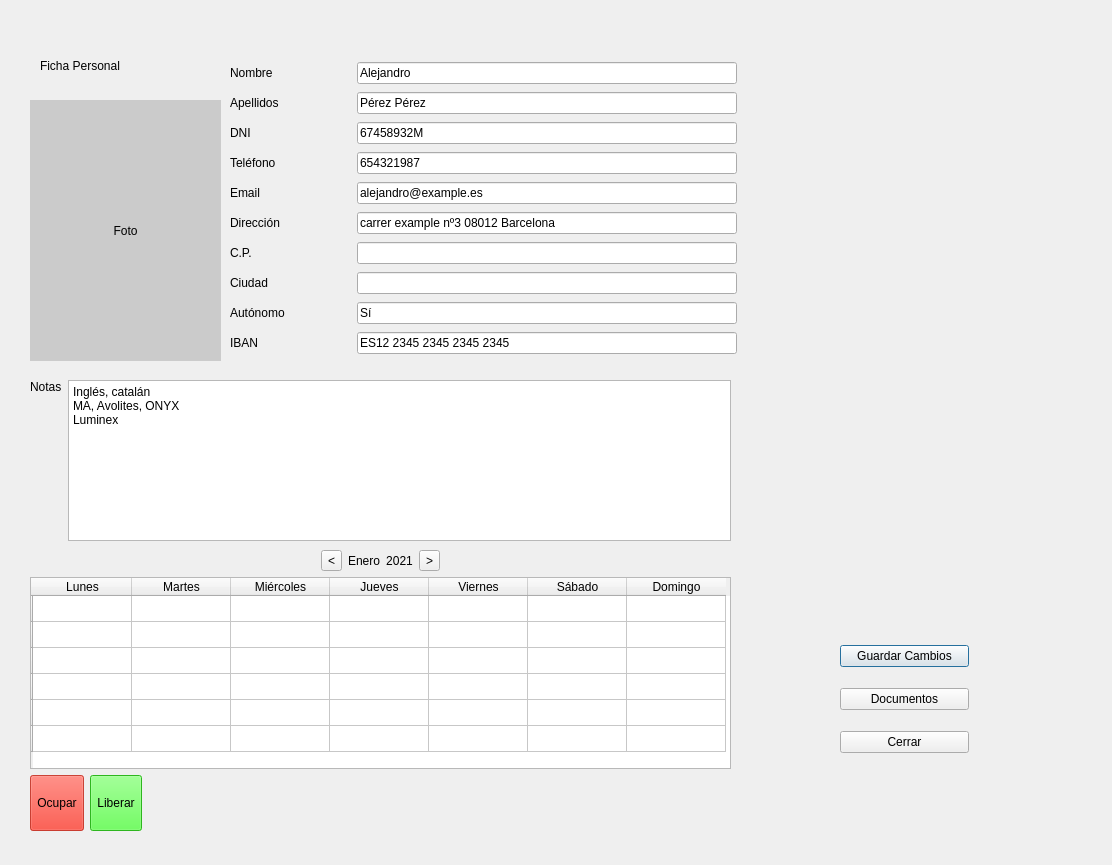
<?xml version="1.0" encoding="UTF-8"?>
<ui version="4.0">
 <class>Dialog</class>
 <widget class="QDialog" name="Dialog">
  <property name="geometry">
   <rect>
    <x>0</x>
    <y>0</y>
    <width>1112</width>
    <height>865</height>
   </rect>
  </property>
  <property name="windowTitle">
   <string>Dialog</string>
  </property>
  <property name="styleSheet">
   <string notr="true"/>
  </property>
  <widget class="QLabel" name="foto">
   <property name="geometry">
    <rect>
     <x>30</x>
     <y>100</y>
     <width>191</width>
     <height>261</height>
    </rect>
   </property>
   <property name="styleSheet">
    <string notr="true">background-color: rgb(203, 203, 203);</string>
   </property>
   <property name="text">
    <string>Foto</string>
   </property>
   <property name="alignment">
    <set>Qt::AlignCenter</set>
   </property>
  </widget>
  <widget class="QWidget" name="layoutWidget">
   <property name="geometry">
    <rect>
     <x>30</x>
     <y>380</y>
     <width>701</width>
     <height>161</height>
    </rect>
   </property>
   <layout class="QHBoxLayout" name="horizontalLayout_10">
    <item>
     <layout class="QVBoxLayout" name="verticalLayout_2">
      <item>
       <widget class="QLabel" name="labelNotas">
        <property name="styleSheet">
         <string notr="true">font: 10pt &quot;MS Shell Dlg 2&quot;;</string>
        </property>
        <property name="text">
         <string>Notas</string>
        </property>
        <property name="buddy">
         <cstring>inputNotas</cstring>
        </property>
       </widget>
      </item>
      <item>
       <spacer name="verticalSpacer">
        <property name="orientation">
         <enum>Qt::Vertical</enum>
        </property>
        <property name="sizeHint" stdset="0">
         <size>
          <width>20</width>
          <height>40</height>
         </size>
        </property>
       </spacer>
      </item>
     </layout>
    </item>
    <item>
     <widget class="QPlainTextEdit" name="inputNotas">
      <property name="minimumSize">
       <size>
        <width>320</width>
        <height>0</height>
       </size>
      </property>
      <property name="plainText">
       <string>Inglés, catalán
MA, Avolites, ONYX
Luminex</string>
      </property>
     </widget>
    </item>
   </layout>
  </widget>
  <widget class="QLabel" name="labelFichapersonal">
   <property name="geometry">
    <rect>
     <x>40</x>
     <y>50</y>
     <width>171</width>
     <height>31</height>
    </rect>
   </property>
   <property name="styleSheet">
    <string notr="true">font: 16pt &quot;MS Shell Dlg 2&quot;;</string>
   </property>
   <property name="text">
    <string>Ficha Personal</string>
   </property>
  </widget>
  <widget class="QWidget" name="layoutWidget">
   <property name="geometry">
    <rect>
     <x>30</x>
     <y>550</y>
     <width>701</width>
     <height>281</height>
    </rect>
   </property>
   <layout class="QVBoxLayout" name="verticalLayout_6">
    <item>
     <layout class="QVBoxLayout" name="verticalLayout">
      <item>
       <layout class="QHBoxLayout" name="horizontalLayout">
        <item>
         <spacer name="horizontalSpacer">
          <property name="orientation">
           <enum>Qt::Horizontal</enum>
          </property>
          <property name="sizeHint" stdset="0">
           <size>
            <width>40</width>
            <height>20</height>
           </size>
          </property>
         </spacer>
        </item>
        <item>
         <widget class="QToolButton" name="buttonPre">
          <property name="text">
           <string>&lt;</string>
          </property>
         </widget>
        </item>
        <item>
         <widget class="QLabel" name="labelMes">
          <property name="styleSheet">
           <string notr="true">font: 10pt &quot;MS Shell Dlg 2&quot;;
</string>
          </property>
          <property name="text">
           <string>Enero</string>
          </property>
          <property name="alignment">
           <set>Qt::AlignCenter</set>
          </property>
         </widget>
        </item>
        <item>
         <widget class="QLabel" name="labelMes_2">
          <property name="styleSheet">
           <string notr="true">font: 10pt &quot;MS Shell Dlg 2&quot;;
</string>
          </property>
          <property name="text">
           <string>2021</string>
          </property>
          <property name="alignment">
           <set>Qt::AlignCenter</set>
          </property>
         </widget>
        </item>
        <item>
         <widget class="QToolButton" name="buttonNext">
          <property name="text">
           <string>&gt;</string>
          </property>
         </widget>
        </item>
        <item>
         <spacer name="horizontalSpacer_2">
          <property name="orientation">
           <enum>Qt::Horizontal</enum>
          </property>
          <property name="sizeHint" stdset="0">
           <size>
            <width>40</width>
            <height>20</height>
           </size>
          </property>
         </spacer>
        </item>
       </layout>
      </item>
      <item>
       <widget class="QTableWidget" name="tableWidget">
        <property name="sizePolicy">
         <sizepolicy hsizetype="Expanding" vsizetype="Expanding">
          <horstretch>0</horstretch>
          <verstretch>0</verstretch>
         </sizepolicy>
        </property>
        <property name="gridStyle">
         <enum>Qt::SolidLine</enum>
        </property>
        <property name="wordWrap">
         <bool>true</bool>
        </property>
        <attribute name="horizontalHeaderVisible">
         <bool>true</bool>
        </attribute>
        <attribute name="horizontalHeaderCascadingSectionResizes">
         <bool>false</bool>
        </attribute>
        <attribute name="horizontalHeaderDefaultSectionSize">
         <number>99</number>
        </attribute>
        <attribute name="horizontalHeaderHighlightSections">
         <bool>false</bool>
        </attribute>
        <attribute name="horizontalHeaderMinimumSectionSize">
         <number>50</number>
        </attribute>
        <attribute name="verticalHeaderVisible">
         <bool>true</bool>
        </attribute>
        <attribute name="verticalHeaderDefaultSectionSize">
         <number>26</number>
        </attribute>
        <row>
         <property name="text">
          <string/>
         </property>
        </row>
        <row>
         <property name="text">
          <string/>
         </property>
        </row>
        <row>
         <property name="text">
          <string/>
         </property>
        </row>
        <row>
         <property name="text">
          <string/>
         </property>
        </row>
        <row>
         <property name="text">
          <string/>
         </property>
        </row>
        <row>
         <property name="text">
          <string/>
         </property>
        </row>
        <column>
         <property name="text">
          <string>Lunes</string>
         </property>
        </column>
        <column>
         <property name="text">
          <string>Martes</string>
         </property>
        </column>
        <column>
         <property name="text">
          <string>Miércoles</string>
         </property>
        </column>
        <column>
         <property name="text">
          <string>Jueves</string>
         </property>
        </column>
        <column>
         <property name="text">
          <string>Viernes</string>
         </property>
        </column>
        <column>
         <property name="text">
          <string>Sábado</string>
         </property>
        </column>
        <column>
         <property name="text">
          <string>Domingo</string>
         </property>
        </column>
        <item row="1" column="0">
         <property name="flags">
          <set>ItemIsSelectable|ItemIsEditable|ItemIsDragEnabled|ItemIsUserCheckable|ItemIsEnabled</set>
         </property>
        </item>
        <item row="1" column="1">
         <property name="flags">
          <set>ItemIsSelectable|ItemIsEditable|ItemIsDragEnabled|ItemIsUserCheckable|ItemIsEnabled</set>
         </property>
        </item>
        <item row="1" column="2">
         <property name="flags">
          <set>ItemIsSelectable|ItemIsEditable|ItemIsDragEnabled|ItemIsUserCheckable|ItemIsEnabled</set>
         </property>
        </item>
        <item row="1" column="3">
         <property name="flags">
          <set>ItemIsSelectable|ItemIsEditable|ItemIsDragEnabled|ItemIsUserCheckable|ItemIsEnabled</set>
         </property>
        </item>
        <item row="1" column="4">
         <property name="flags">
          <set>ItemIsSelectable|ItemIsEditable|ItemIsDragEnabled|ItemIsUserCheckable|ItemIsEnabled</set>
         </property>
        </item>
        <item row="1" column="5">
         <property name="flags">
          <set>ItemIsSelectable|ItemIsEditable|ItemIsDragEnabled|ItemIsUserCheckable|ItemIsEnabled</set>
         </property>
        </item>
        <item row="1" column="6">
         <property name="flags">
          <set>ItemIsSelectable|ItemIsEditable|ItemIsDragEnabled|ItemIsUserCheckable|ItemIsEnabled</set>
         </property>
        </item>
        <item row="2" column="0">
         <property name="flags">
          <set>ItemIsSelectable|ItemIsEditable|ItemIsDragEnabled|ItemIsUserCheckable|ItemIsEnabled</set>
         </property>
        </item>
        <item row="2" column="1">
         <property name="flags">
          <set>ItemIsSelectable|ItemIsEditable|ItemIsDragEnabled|ItemIsUserCheckable|ItemIsEnabled</set>
         </property>
        </item>
        <item row="2" column="2">
         <property name="flags">
          <set>ItemIsSelectable|ItemIsEditable|ItemIsDragEnabled|ItemIsUserCheckable|ItemIsEnabled</set>
         </property>
        </item>
        <item row="2" column="3">
         <property name="flags">
          <set>ItemIsSelectable|ItemIsEditable|ItemIsDragEnabled|ItemIsUserCheckable|ItemIsEnabled</set>
         </property>
        </item>
        <item row="2" column="4">
         <property name="flags">
          <set>ItemIsSelectable|ItemIsEditable|ItemIsDragEnabled|ItemIsUserCheckable|ItemIsEnabled</set>
         </property>
        </item>
        <item row="2" column="5">
         <property name="flags">
          <set>ItemIsSelectable|ItemIsEditable|ItemIsDragEnabled|ItemIsUserCheckable|ItemIsEnabled</set>
         </property>
        </item>
        <item row="2" column="6">
         <property name="flags">
          <set>ItemIsSelectable|ItemIsEditable|ItemIsDragEnabled|ItemIsUserCheckable|ItemIsEnabled</set>
         </property>
        </item>
        <item row="3" column="0">
         <property name="flags">
          <set>ItemIsSelectable|ItemIsEditable|ItemIsDragEnabled|ItemIsUserCheckable|ItemIsEnabled</set>
         </property>
        </item>
        <item row="3" column="1">
         <property name="flags">
          <set>ItemIsSelectable|ItemIsEditable|ItemIsDragEnabled|ItemIsUserCheckable|ItemIsEnabled</set>
         </property>
        </item>
        <item row="3" column="2">
         <property name="flags">
          <set>ItemIsSelectable|ItemIsEditable|ItemIsDragEnabled|ItemIsUserCheckable|ItemIsEnabled</set>
         </property>
        </item>
        <item row="3" column="3">
         <property name="flags">
          <set>ItemIsSelectable|ItemIsEditable|ItemIsDragEnabled|ItemIsUserCheckable|ItemIsEnabled</set>
         </property>
        </item>
        <item row="3" column="4">
         <property name="flags">
          <set>ItemIsSelectable|ItemIsEditable|ItemIsDragEnabled|ItemIsUserCheckable|ItemIsEnabled</set>
         </property>
        </item>
        <item row="3" column="6">
         <property name="flags">
          <set>ItemIsSelectable|ItemIsEditable|ItemIsDragEnabled|ItemIsUserCheckable|ItemIsEnabled</set>
         </property>
        </item>
        <item row="4" column="0">
         <property name="flags">
          <set>ItemIsSelectable|ItemIsEditable|ItemIsDragEnabled|ItemIsUserCheckable|ItemIsEnabled</set>
         </property>
        </item>
        <item row="4" column="1">
         <property name="flags">
          <set>ItemIsSelectable|ItemIsEditable|ItemIsDragEnabled|ItemIsUserCheckable|ItemIsEnabled</set>
         </property>
        </item>
        <item row="4" column="2">
         <property name="flags">
          <set>ItemIsSelectable|ItemIsEditable|ItemIsDragEnabled|ItemIsUserCheckable|ItemIsEnabled</set>
         </property>
        </item>
        <item row="4" column="3">
         <property name="flags">
          <set>ItemIsSelectable|ItemIsEditable|ItemIsDragEnabled|ItemIsUserCheckable|ItemIsEnabled</set>
         </property>
        </item>
        <item row="4" column="4">
         <property name="flags">
          <set>ItemIsSelectable|ItemIsEditable|ItemIsDragEnabled|ItemIsUserCheckable|ItemIsEnabled</set>
         </property>
        </item>
        <item row="4" column="6">
         <property name="flags">
          <set>ItemIsSelectable|ItemIsEditable|ItemIsDragEnabled|ItemIsUserCheckable|ItemIsEnabled</set>
         </property>
        </item>
        <item row="5" column="0">
         <property name="flags">
          <set>ItemIsSelectable|ItemIsEditable|ItemIsDragEnabled|ItemIsUserCheckable|ItemIsEnabled</set>
         </property>
        </item>
        <item row="5" column="1">
         <property name="flags">
          <set>ItemIsSelectable|ItemIsEditable|ItemIsDragEnabled|ItemIsUserCheckable|ItemIsEnabled</set>
         </property>
        </item>
        <item row="5" column="2">
         <property name="flags">
          <set>ItemIsSelectable|ItemIsEditable|ItemIsDragEnabled|ItemIsUserCheckable|ItemIsEnabled</set>
         </property>
        </item>
        <item row="5" column="3">
         <property name="flags">
          <set>ItemIsSelectable|ItemIsEditable|ItemIsDragEnabled|ItemIsUserCheckable|ItemIsEnabled</set>
         </property>
        </item>
        <item row="5" column="4">
         <property name="flags">
          <set>ItemIsSelectable|ItemIsEditable|ItemIsDragEnabled|ItemIsUserCheckable|ItemIsEnabled</set>
         </property>
        </item>
        <item row="5" column="6">
         <property name="flags">
          <set>ItemIsSelectable|ItemIsEditable|ItemIsDragEnabled|ItemIsUserCheckable|ItemIsEnabled</set>
         </property>
        </item>
       </widget>
      </item>
     </layout>
    </item>
    <item>
     <layout class="QHBoxLayout" name="horizontalLayout_3">
      <item>
       <layout class="QHBoxLayout" name="horizontalLayout_2">
        <item>
         <widget class="QToolButton" name="buttonOcupar">
          <property name="sizePolicy">
           <sizepolicy hsizetype="Fixed" vsizetype="Expanding">
            <horstretch>0</horstretch>
            <verstretch>0</verstretch>
           </sizepolicy>
          </property>
          <property name="styleSheet">
           <string notr="true">background-color: rgba(255, 21, 0, 180);
font: 75 8pt &quot;MS Shell Dlg 2&quot;;</string>
          </property>
          <property name="text">
           <string>Ocupar</string>
          </property>
         </widget>
        </item>
        <item>
         <widget class="QToolButton" name="buttonLiberar">
          <property name="sizePolicy">
           <sizepolicy hsizetype="Fixed" vsizetype="Expanding">
            <horstretch>0</horstretch>
            <verstretch>0</verstretch>
           </sizepolicy>
          </property>
          <property name="styleSheet">
           <string notr="true">background-color: rgb(65, 255, 44);</string>
          </property>
          <property name="text">
           <string>Liberar</string>
          </property>
         </widget>
        </item>
       </layout>
      </item>
      <item>
       <spacer name="horizontalSpacer_3">
        <property name="orientation">
         <enum>Qt::Horizontal</enum>
        </property>
        <property name="sizeHint" stdset="0">
         <size>
          <width>40</width>
          <height>20</height>
         </size>
        </property>
       </spacer>
      </item>
     </layout>
    </item>
   </layout>
  </widget>
  <widget class="QWidget" name="layoutWidget">
   <property name="geometry">
    <rect>
     <x>840</x>
     <y>630</y>
     <width>129</width>
     <height>141</height>
    </rect>
   </property>
   <layout class="QVBoxLayout" name="verticalLayout_4">
    <item>
     <widget class="QPushButton" name="buttonGuardar">
      <property name="text">
       <string>Guardar Cambios</string>
      </property>
     </widget>
    </item>
    <item>
     <widget class="QPushButton" name="buttonDocumentos">
      <property name="text">
       <string>Documentos</string>
      </property>
     </widget>
    </item>
    <item>
     <widget class="QPushButton" name="buttonCerrar">
      <property name="text">
       <string>Cerrar</string>
      </property>
     </widget>
    </item>
   </layout>
  </widget>
  <widget class="QWidget" name="layoutWidget">
   <property name="geometry">
    <rect>
     <x>230</x>
     <y>60</y>
     <width>507</width>
     <height>305</height>
    </rect>
   </property>
   <layout class="QVBoxLayout" name="verticalLayout_3">
    <item>
     <layout class="QHBoxLayout" name="horizontalLayout_4">
      <item>
       <widget class="QLabel" name="labelNombre">
        <property name="styleSheet">
         <string notr="true">font: 10pt &quot;MS Shell Dlg 2&quot;;</string>
        </property>
        <property name="text">
         <string>Nombre</string>
        </property>
        <property name="buddy">
         <cstring>inputNombre</cstring>
        </property>
       </widget>
      </item>
      <item>
       <spacer name="horizontalSpacer_4">
        <property name="orientation">
         <enum>Qt::Horizontal</enum>
        </property>
        <property name="sizeType">
         <enum>QSizePolicy::Expanding</enum>
        </property>
        <property name="sizeHint" stdset="0">
         <size>
          <width>40</width>
          <height>20</height>
         </size>
        </property>
       </spacer>
      </item>
      <item>
       <widget class="QLineEdit" name="inputNombre">
        <property name="sizePolicy">
         <sizepolicy hsizetype="Fixed" vsizetype="Fixed">
          <horstretch>0</horstretch>
          <verstretch>0</verstretch>
         </sizepolicy>
        </property>
        <property name="minimumSize">
         <size>
          <width>380</width>
          <height>0</height>
         </size>
        </property>
        <property name="text">
         <string>Alejandro</string>
        </property>
        <property name="alignment">
         <set>Qt::AlignLeading|Qt::AlignLeft|Qt::AlignVCenter</set>
        </property>
       </widget>
      </item>
     </layout>
    </item>
    <item>
     <layout class="QHBoxLayout" name="horizontalLayout_5">
      <item>
       <widget class="QLabel" name="labelApellidos">
        <property name="styleSheet">
         <string notr="true">font: 10pt &quot;MS Shell Dlg 2&quot;;</string>
        </property>
        <property name="text">
         <string>Apellidos</string>
        </property>
       </widget>
      </item>
      <item>
       <spacer name="horizontalSpacer_5">
        <property name="orientation">
         <enum>Qt::Horizontal</enum>
        </property>
        <property name="sizeType">
         <enum>QSizePolicy::Expanding</enum>
        </property>
        <property name="sizeHint" stdset="0">
         <size>
          <width>40</width>
          <height>20</height>
         </size>
        </property>
       </spacer>
      </item>
      <item>
       <widget class="QLineEdit" name="inputApellidos">
        <property name="sizePolicy">
         <sizepolicy hsizetype="Fixed" vsizetype="Fixed">
          <horstretch>0</horstretch>
          <verstretch>0</verstretch>
         </sizepolicy>
        </property>
        <property name="minimumSize">
         <size>
          <width>380</width>
          <height>0</height>
         </size>
        </property>
        <property name="text">
         <string>Pérez Pérez</string>
        </property>
       </widget>
      </item>
     </layout>
    </item>
    <item>
     <layout class="QHBoxLayout" name="horizontalLayout_9">
      <item>
       <widget class="QLabel" name="labelDni">
        <property name="styleSheet">
         <string notr="true">font: 10pt &quot;MS Shell Dlg 2&quot;;</string>
        </property>
        <property name="text">
         <string>DNI</string>
        </property>
       </widget>
      </item>
      <item>
       <spacer name="horizontalSpacer_6">
        <property name="orientation">
         <enum>Qt::Horizontal</enum>
        </property>
        <property name="sizeType">
         <enum>QSizePolicy::Expanding</enum>
        </property>
        <property name="sizeHint" stdset="0">
         <size>
          <width>40</width>
          <height>20</height>
         </size>
        </property>
       </spacer>
      </item>
      <item>
       <widget class="QLineEdit" name="inputDni">
        <property name="sizePolicy">
         <sizepolicy hsizetype="Fixed" vsizetype="Fixed">
          <horstretch>0</horstretch>
          <verstretch>0</verstretch>
         </sizepolicy>
        </property>
        <property name="minimumSize">
         <size>
          <width>380</width>
          <height>0</height>
         </size>
        </property>
        <property name="text">
         <string>67458932M</string>
        </property>
       </widget>
      </item>
     </layout>
    </item>
    <item>
     <layout class="QHBoxLayout" name="horizontalLayout_8">
      <item>
       <widget class="QLabel" name="labelTelefono">
        <property name="styleSheet">
         <string notr="true">font: 10pt &quot;MS Shell Dlg 2&quot;;</string>
        </property>
        <property name="text">
         <string>Teléfono</string>
        </property>
       </widget>
      </item>
      <item>
       <spacer name="horizontalSpacer_7">
        <property name="orientation">
         <enum>Qt::Horizontal</enum>
        </property>
        <property name="sizeType">
         <enum>QSizePolicy::Expanding</enum>
        </property>
        <property name="sizeHint" stdset="0">
         <size>
          <width>40</width>
          <height>20</height>
         </size>
        </property>
       </spacer>
      </item>
      <item>
       <widget class="QLineEdit" name="inputTelefono">
        <property name="sizePolicy">
         <sizepolicy hsizetype="Fixed" vsizetype="Fixed">
          <horstretch>0</horstretch>
          <verstretch>0</verstretch>
         </sizepolicy>
        </property>
        <property name="minimumSize">
         <size>
          <width>380</width>
          <height>0</height>
         </size>
        </property>
        <property name="text">
         <string>654321987</string>
        </property>
       </widget>
      </item>
     </layout>
    </item>
    <item>
     <layout class="QHBoxLayout" name="horizontalLayout_7">
      <item>
       <widget class="QLabel" name="labelEmail">
        <property name="styleSheet">
         <string notr="true">font: 10pt &quot;MS Shell Dlg 2&quot;;</string>
        </property>
        <property name="text">
         <string>Email</string>
        </property>
       </widget>
      </item>
      <item>
       <spacer name="horizontalSpacer_8">
        <property name="orientation">
         <enum>Qt::Horizontal</enum>
        </property>
        <property name="sizeType">
         <enum>QSizePolicy::Expanding</enum>
        </property>
        <property name="sizeHint" stdset="0">
         <size>
          <width>40</width>
          <height>20</height>
         </size>
        </property>
       </spacer>
      </item>
      <item>
       <widget class="QLineEdit" name="inputMail">
        <property name="sizePolicy">
         <sizepolicy hsizetype="Fixed" vsizetype="Fixed">
          <horstretch>0</horstretch>
          <verstretch>0</verstretch>
         </sizepolicy>
        </property>
        <property name="minimumSize">
         <size>
          <width>380</width>
          <height>0</height>
         </size>
        </property>
        <property name="text">
         <string>alejandro@example.es</string>
        </property>
       </widget>
      </item>
     </layout>
    </item>
    <item>
     <layout class="QHBoxLayout" name="horizontalLayout_11">
      <item>
       <widget class="QLabel" name="label_14">
        <property name="styleSheet">
         <string notr="true">font: 10pt &quot;MS Shell Dlg 2&quot;;</string>
        </property>
        <property name="text">
         <string>Dirección</string>
        </property>
       </widget>
      </item>
      <item>
       <spacer name="horizontalSpacer_10">
        <property name="orientation">
         <enum>Qt::Horizontal</enum>
        </property>
        <property name="sizeType">
         <enum>QSizePolicy::Expanding</enum>
        </property>
        <property name="sizeHint" stdset="0">
         <size>
          <width>40</width>
          <height>20</height>
         </size>
        </property>
       </spacer>
      </item>
      <item>
       <widget class="QLineEdit" name="inputDireccion">
        <property name="sizePolicy">
         <sizepolicy hsizetype="Fixed" vsizetype="Fixed">
          <horstretch>0</horstretch>
          <verstretch>0</verstretch>
         </sizepolicy>
        </property>
        <property name="minimumSize">
         <size>
          <width>380</width>
          <height>0</height>
         </size>
        </property>
        <property name="text">
         <string>carrer example nº3 08012 Barcelona</string>
        </property>
       </widget>
      </item>
     </layout>
    </item>
    <item>
     <layout class="QHBoxLayout" name="horizontalLayout_28">
      <item>
       <widget class="QLabel" name="labelCp">
        <property name="styleSheet">
         <string notr="true">font: 10pt &quot;MS Shell Dlg 2&quot;;</string>
        </property>
        <property name="text">
         <string>C.P.</string>
        </property>
       </widget>
      </item>
      <item>
       <spacer name="horizontalSpacer_29">
        <property name="orientation">
         <enum>Qt::Horizontal</enum>
        </property>
        <property name="sizeType">
         <enum>QSizePolicy::Expanding</enum>
        </property>
        <property name="sizeHint" stdset="0">
         <size>
          <width>13</width>
          <height>17</height>
         </size>
        </property>
       </spacer>
      </item>
      <item>
       <widget class="QLineEdit" name="inputCp">
        <property name="sizePolicy">
         <sizepolicy hsizetype="Fixed" vsizetype="Fixed">
          <horstretch>0</horstretch>
          <verstretch>0</verstretch>
         </sizepolicy>
        </property>
        <property name="minimumSize">
         <size>
          <width>380</width>
          <height>0</height>
         </size>
        </property>
        <property name="text">
         <string/>
        </property>
       </widget>
      </item>
     </layout>
    </item>
    <item>
     <layout class="QHBoxLayout" name="horizontalLayout_29">
      <item>
       <widget class="QLabel" name="labelAutonomo_3">
        <property name="styleSheet">
         <string notr="true">font: 10pt &quot;MS Shell Dlg 2&quot;;</string>
        </property>
        <property name="text">
         <string>Ciudad</string>
        </property>
       </widget>
      </item>
      <item>
       <spacer name="horizontalSpacer_30">
        <property name="orientation">
         <enum>Qt::Horizontal</enum>
        </property>
        <property name="sizeType">
         <enum>QSizePolicy::Expanding</enum>
        </property>
        <property name="sizeHint" stdset="0">
         <size>
          <width>13</width>
          <height>17</height>
         </size>
        </property>
       </spacer>
      </item>
      <item>
       <widget class="QLineEdit" name="inputCiudad">
        <property name="sizePolicy">
         <sizepolicy hsizetype="Fixed" vsizetype="Fixed">
          <horstretch>0</horstretch>
          <verstretch>0</verstretch>
         </sizepolicy>
        </property>
        <property name="minimumSize">
         <size>
          <width>380</width>
          <height>0</height>
         </size>
        </property>
        <property name="text">
         <string/>
        </property>
       </widget>
      </item>
     </layout>
    </item>
    <item>
     <layout class="QHBoxLayout" name="horizontalLayout_6">
      <item>
       <widget class="QLabel" name="labelAutonomo">
        <property name="styleSheet">
         <string notr="true">font: 10pt &quot;MS Shell Dlg 2&quot;;</string>
        </property>
        <property name="text">
         <string>Autónomo</string>
        </property>
       </widget>
      </item>
      <item>
       <spacer name="horizontalSpacer_9">
        <property name="orientation">
         <enum>Qt::Horizontal</enum>
        </property>
        <property name="sizeType">
         <enum>QSizePolicy::Expanding</enum>
        </property>
        <property name="sizeHint" stdset="0">
         <size>
          <width>13</width>
          <height>17</height>
         </size>
        </property>
       </spacer>
      </item>
      <item>
       <widget class="QLineEdit" name="inputAutonomo">
        <property name="sizePolicy">
         <sizepolicy hsizetype="Fixed" vsizetype="Fixed">
          <horstretch>0</horstretch>
          <verstretch>0</verstretch>
         </sizepolicy>
        </property>
        <property name="minimumSize">
         <size>
          <width>380</width>
          <height>0</height>
         </size>
        </property>
        <property name="text">
         <string>Sí</string>
        </property>
       </widget>
      </item>
     </layout>
    </item>
    <item>
     <layout class="QHBoxLayout" name="horizontalLayout_12">
      <item>
       <widget class="QLabel" name="labelIban">
        <property name="styleSheet">
         <string notr="true">font: 10pt &quot;MS Shell Dlg 2&quot;;</string>
        </property>
        <property name="text">
         <string>IBAN</string>
        </property>
       </widget>
      </item>
      <item>
       <spacer name="horizontalSpacer_11">
        <property name="orientation">
         <enum>Qt::Horizontal</enum>
        </property>
        <property name="sizeType">
         <enum>QSizePolicy::Expanding</enum>
        </property>
        <property name="sizeHint" stdset="0">
         <size>
          <width>40</width>
          <height>20</height>
         </size>
        </property>
       </spacer>
      </item>
      <item>
       <widget class="QLineEdit" name="inputIban">
        <property name="sizePolicy">
         <sizepolicy hsizetype="Fixed" vsizetype="Fixed">
          <horstretch>0</horstretch>
          <verstretch>0</verstretch>
         </sizepolicy>
        </property>
        <property name="minimumSize">
         <size>
          <width>380</width>
          <height>0</height>
         </size>
        </property>
        <property name="text">
         <string>ES12 2345 2345 2345 2345</string>
        </property>
       </widget>
      </item>
     </layout>
    </item>
   </layout>
  </widget>
  <widget class="QWidget" name="widget" native="true">
   <property name="geometry">
    <rect>
     <x>789</x>
     <y>59</y>
     <width>271</width>
     <height>531</height>
    </rect>
   </property>
  </widget>
 </widget>
 <resources/>
 <connections>
  <connection>
   <sender>buttonOcupar</sender>
   <signal>clicked()</signal>
   <receiver>tableWidget</receiver>
   <slot>update()</slot>
   <hints>
    <hint type="sourcelabel">
     <x>54</x>
     <y>812</y>
    </hint>
    <hint type="destinationlabel">
     <x>59</x>
     <y>613</y>
    </hint>
   </hints>
  </connection>
  <connection>
   <sender>buttonLiberar</sender>
   <signal>clicked()</signal>
   <receiver>tableWidget</receiver>
   <slot>update()</slot>
   <hints>
    <hint type="sourcelabel">
     <x>114</x>
     <y>810</y>
    </hint>
    <hint type="destinationlabel">
     <x>108</x>
     <y>759</y>
    </hint>
   </hints>
  </connection>
  <connection>
   <sender>buttonCerrar</sender>
   <signal>clicked()</signal>
   <receiver>Dialog</receiver>
   <slot>close()</slot>
   <hints>
    <hint type="sourcelabel">
     <x>888</x>
     <y>740</y>
    </hint>
    <hint type="destinationlabel">
     <x>947</x>
     <y>732</y>
    </hint>
   </hints>
  </connection>
 </connections>
</ui>
